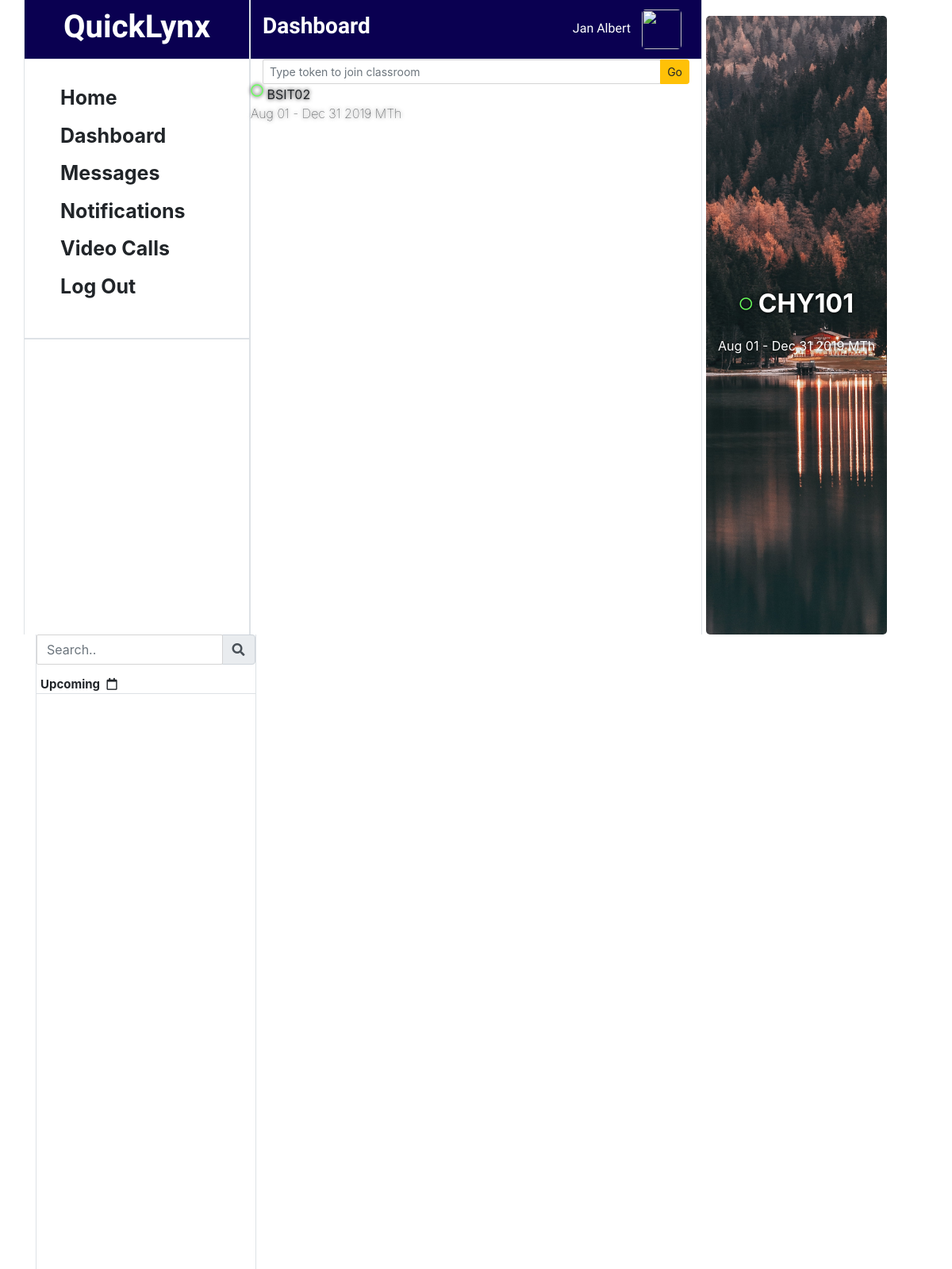
The app's page /dashboard/ (signed in), older data.
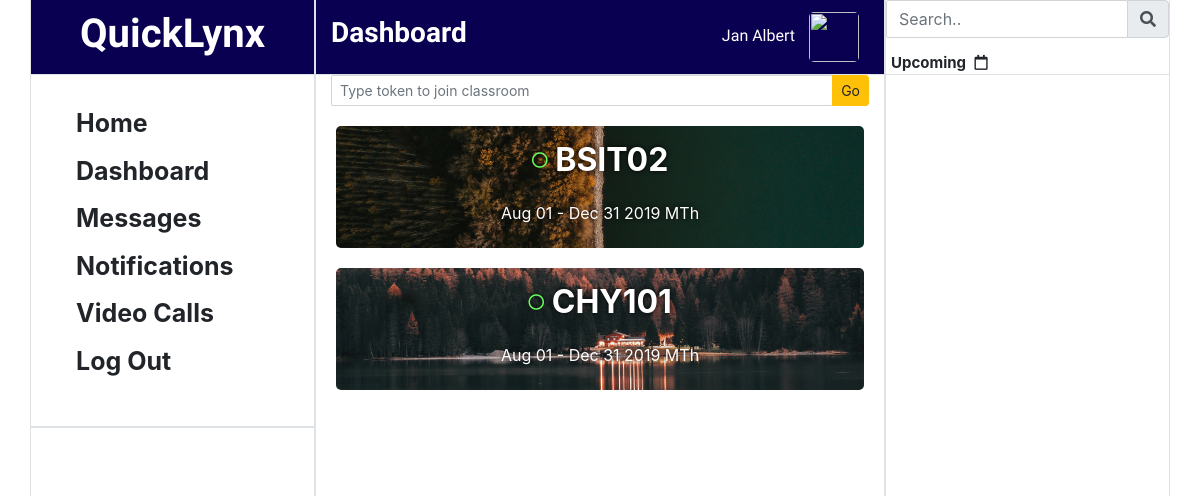
The same page, newer data.
### app/models.py (models this page shows, shortened)
class Classroom(models.Model):
    room_name = models.CharField(max_length=50)
    time_start = models.TimeField(null=True)
    time_end = models.TimeField(null=True)
    days = models.CharField(max_length=10)
    date_start = models.DateField(null=True)
    date_end = models.DateField(null=True)
    year_start = models.CharField(max_length=4, null=True, blank=True)
    year_end = models.CharField(max_length=4, null=True, blank=True)
    semester = models.CharField(max_length=25, choices=semester_choices, default="1st Semester")
    headerpix = models.ImageField(upload_to="media", blank=True, null=True)
    invite_token = models.CharField(max_length=20, null=True, blank=True)
    class Meta:
        db_table = "Classroom"

### app/views.py (the view, shortened to what this page needs)
# urls.py: path('dashboard/', views.dashboard, name='dashboard'),
def dashboard(request):
    if request.session.is_empty():
        return redirect('/')
    email_session = request.session.get('email')
    if email_session == None:
        return redirect('/logout/')
    login = Login.objects.get(email=email_session)
    if login.category == "STUDENT":
        context = {
            'posts': Post.objects.all(),
            'events': Event.objects.all(),
            'account': Student.objects.select_related().get(account__login__email=email_session),
            'students': Student.objects.all(),
        }
    return render(request, 'dashboard.html', context)

### app/templates/dashboard.html (shortened to what the changed rows need)
<!DOCTYPE html>
<html lang="en">
<head>
    <link rel="stylesheet" href="https://stackpath.bootstrapcdn.com/bootstrap/4.3.1/css/bootstrap.min.css">
    <link rel="stylesheet" href="../static/css/style.css">
    <link rel="stylesheet" href="https://use.fontawesome.com/releases/v5.7.0/css/all.css">
</head>
<body onload="init()">
    <div class="container-fluid">
        <div class="container">
            <div class="row">
                <div class="col-3 border-right border-left" style="min-height: 100vh;">
                    <div class="row border-bottom text-center" style="min-height: 75px; background: rgb(10, 0, 81); color: white">
                        <div class="col">
                            <h1 style="margin-top: 10px;">QuickLynx</h1>
                        </div>
                    </div>
                </div>
                <div class="col-6 border-right border-left" style="min-height: 100vh;">
                    {% now "Y-m-d" as todays_date%}
                    {%for classroom in account.classroom.all%}
                        <div class="row">
                            {% if classroom.headerpix|length > 0 %}
                                <div class="card-selector col text-center row-course" style="color: white; background: url({{classroom.headerpix.url}}); background-size: cover; background-position:center" onclick="location.href='/classroom/{{classroom.room_name}}'">
                            {%endif%}
                                <p style="text-shadow: 0 0 5px black;">{%if todays_date < classroom.date_end|date:"Y-m-d"%}<i class="far fa-circle" style="color: rgb(105, 255, 92); font-size: 1rem; vertical-align:5px"></i>{%else%}<i class="far fa-circle" style="color: rgb(255, 92, 92); font-size: 1rem; vertical-align:5px">{%endif%}</i>&nbsp;{{classroom.room_name}} <br><span style="font-size: 1rem; font-weight: lighter">{{classroom.date_start|date:"M d"}} - {{classroom.date_end|date:"M d Y"}} {{classroom.days}}</span></p>
                            </div>
                        </div>
                    {%endfor%}
                </div>
            </div>
        </div>
    </div>
</body>
</html>

Row changes from the older to the newer data that the page shows:
changed Classroom "BSIT02": headerpix: picture added; headerpix "media/grid_TcfBnOt.png" → "media/bence-boros-2WpkG7DzBRI-unsplash.jpg" (drawn)
